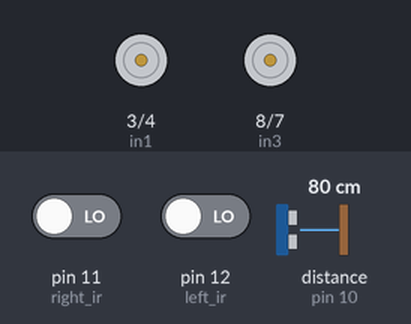
The sketch below on a simulated Arduino Uno, built with avr-gcc and run on an emulated ATmega328P. On the bench: motor-driver pin pairs drawn as motors (green arrow = first pin HIGH = forward, orange = second pin HIGH = backward, longer = more drive, scaled by the enable pin). Wiring (inferred from the names in the program): ultrasonic range finder: trigger pin 9; echo pin 10. Inputs (shaded band) come from the test bench; at power-on: distance to the obstacle (sensor on pin 10) 80 cm, pin 11 (right_ir) LOW, pin 12 (left_ir) LOW. The echo pulse lasts 58.3 µs per cm; what the sketch prints to the serial monitor is not drawn.

Above: at 1.2 s.
1.3 s: distance to the obstacle (sensor on pin 10) set to 85 cm
At 2.0 s:
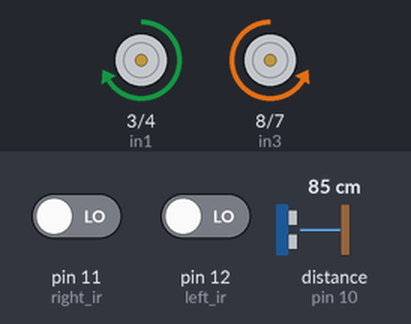
3.1 s: pin 11 (right_ir) driven HIGH
At 4.3 s:
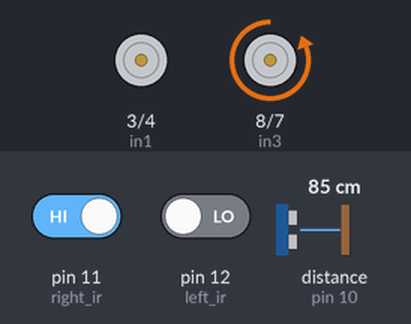
4.8 s: pin 12 (left_ir) driven HIGH
At 5.4 s:
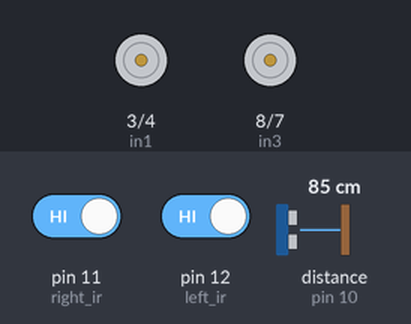
6.5 s: pin 11 (right_ir) driven LOW
At 7.7 s:
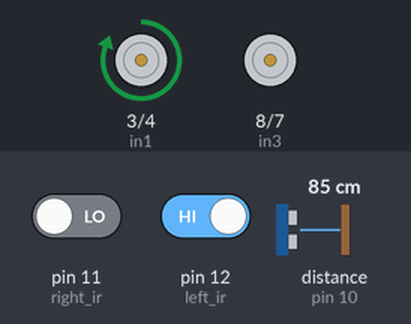
8.1 s: pin 12 (left_ir) driven LOW
At 10.1 s:
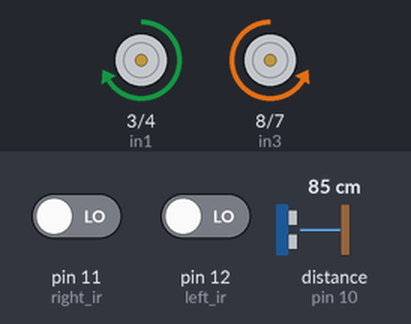
10.5 s: distance to the obstacle (sensor on pin 10) set to 2 cm
At 11.1 s:
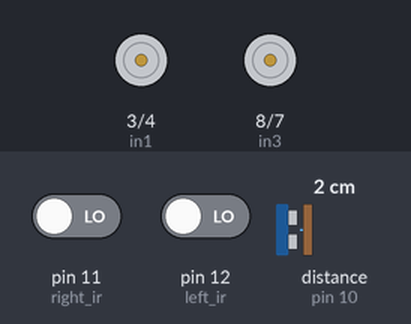
Timing chart, 0 to 13.2 s (numbered marks = the images above; inputs shaded):
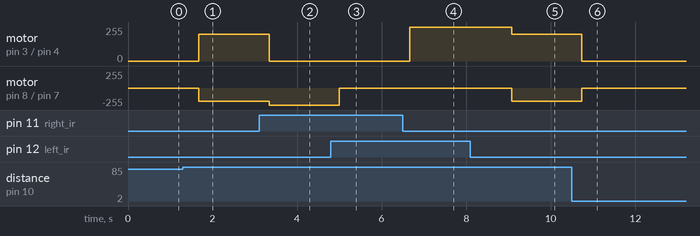

Measured:
- the behaviour switches between 81 and 82 cm on distance to the obstacle (sensor on pin 10) (found by bisection; images 0 and 1)
- after the input at 1.3 s, motor on pin 3 (in1) / pin 4 (in2): stopped → forward 200/255 after 0.38 s; motor on pin 8 (in3) / pin 7 (in4): stopped → backward 200/255 after 0.38 s
- after the input at 3.1 s, motor on pin 3 (in1) / pin 4 (in2): forward 200/255 → stopped after 0.24 s; motor on pin 8 (in3) / pin 7 (in4): backward 200/255 → backward 255/255 after 0.24 s
- after the input at 4.8 s, motor on pin 8 (in3) / pin 7 (in4): backward 255/255 → stopped after 0.20 s
- after the input at 6.5 s, motor on pin 3 (in1) / pin 4 (in2): stopped → forward 255/255 after 0.16 s
- after the input at 8.1 s, motor on pin 3 (in1) / pin 4 (in2): forward 255/255 → forward 200/255 after 0.98 s; motor on pin 8 (in3) / pin 7 (in4): stopped → backward 200/255 after 0.98 s
- after the input at 10.5 s, motor on pin 3 (in1) / pin 4 (in2): forward 200/255 → stopped after 0.24 s; motor on pin 8 (in3) / pin 7 (in4): backward 200/255 → stopped after 0.24 s

The sketch:

iotcode.ino
```cpp
int trigPin = 9;
int echoPin = 10;
// connect motor controller pins to Arduino digital pins
// motor one
int enA = 5;
int in1 = 3;
int in2 = 4;
// motor two
int enB = 6;
int in3 = 8;
int in4 = 7;
int left_ir_val;
int right_ir_val;

const int left_ir = 12;
const int right_ir = 11;

void setup() {
  Serial.begin(9600);
  pinMode(trigPin, OUTPUT);
  pinMode(echoPin, INPUT);
  // put your setup code here, to run once:
  // set all the motor control pins to outputs
  pinMode(enA, OUTPUT);
  pinMode(enB, OUTPUT);
  pinMode(in1, OUTPUT);
  pinMode(in2, OUTPUT);
  pinMode(in3, OUTPUT);
  pinMode(in4, OUTPUT);
}
void forward()
{
  // turn on motor A
  digitalWrite(in1, HIGH);
  digitalWrite(in2, LOW);
  // set speed to 200 out of possible range 0~255
  analogWrite(enA, 200);
  // turn on motor B
  digitalWrite(in3, LOW);
  digitalWrite(in4, HIGH);
//// set speed to 200 out of possible range 0~255
  analogWrite(enB,200);
  //delay(2000);
 // now turn off motors
//  digitalWrite(in1, LOW);
//  digitalWrite(in2, LOW);
//  digitalWrite(in3, LOW);
//  digitalWrite(in4, LOW);
// // now change motor directions
//  digitalWrite(in1, LOW);
//  digitalWrite(in2, LOW);
//  digitalWrite(in3, HIGH);
//  digitalWrite(in4, HIGH);
//  delay(2000);
}
void right()
{
  // turn on motor A
  digitalWrite(in1, HIGH);
  digitalWrite(in2, LOW);
  // set speed to 200 out of possible range 0~255
  analogWrite(enA, 255);
  // turn on motor B
  digitalWrite(in3, LOW);
  digitalWrite(in4, LOW);
//// set speed to 200 out of possible range 0~255
  analogWrite(enB,255);
  delay(2000);
}
void left()
{
  // turn on motor A
  digitalWrite(in1, LOW);
  digitalWrite(in2, LOW);
  // set speed to 200 out of possible range 0~255
  analogWrite(enA, 255);
  // turn on motor B
  digitalWrite(in3, LOW);
  digitalWrite(in4, HIGH);
//// set speed to 200 out of possible range 0~255
  analogWrite(enB,255);
}
void stops()
{
  // now turn off motors
  digitalWrite(in1, LOW);
  digitalWrite(in2, LOW);
  digitalWrite(in3, LOW);
  digitalWrite(in4, LOW);
  analogWrite(enA, 0);
  analogWrite(enB,0);
}
void loop() {
  long duration, distance;
  digitalWrite(trigPin, LOW);
  delayMicroseconds(2);
  digitalWrite(trigPin, HIGH);
  delayMicroseconds(10);
  digitalWrite(trigPin, LOW);
  duration = pulseIn(echoPin, HIGH);
  distance =(duration/2)/29.1;
  delay(10);

left_ir_val = digitalRead(left_ir);
right_ir_val = digitalRead(right_ir);


 if((distance<=80))
  {
    stops();
    Serial.print("d");
    delay(400);
  }
   else if(right_ir_val == HIGH && left_ir_val == LOW)
 {
      left();
      Serial.print("n");
      delay(400);
   }
   else if(right_ir_val == LOW && left_ir_val == HIGH)
   {
      right();
      Serial.print("n");
      delay(400);
   }
   else if(right_ir_val == LOW && left_ir_val == LOW)
   {
      forward();
      Serial.print("n");
      delay(400);
    }
     else if(right_ir_val == HIGH && left_ir_val == HIGH)
   {
      stops();
      Serial.print("n");
      delay(400);
    }
}
```
